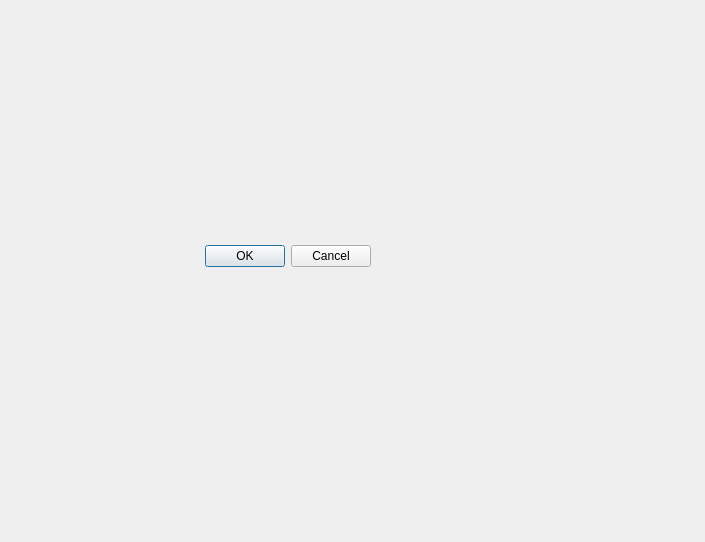
<?xml version="1.0" encoding="UTF-8"?>
<ui version="4.0">
 <class>Dialog</class>
 <widget class="QDialog" name="Dialog">
  <property name="geometry">
   <rect>
    <x>0</x>
    <y>0</y>
    <width>705</width>
    <height>542</height>
   </rect>
  </property>
  <property name="windowTitle">
   <string>Dialog</string>
  </property>
  <widget class="QDialogButtonBox" name="buttonBox">
   <property name="geometry">
    <rect>
     <x>30</x>
     <y>240</y>
     <width>341</width>
     <height>32</height>
    </rect>
   </property>
   <property name="orientation">
    <enum>Qt::Horizontal</enum>
   </property>
   <property name="standardButtons">
    <set>QDialogButtonBox::Cancel|QDialogButtonBox::Ok</set>
   </property>
  </widget>
 </widget>
 <resources/>
 <connections>
  <connection>
   <sender>buttonBox</sender>
   <signal>accepted()</signal>
   <receiver>Dialog</receiver>
   <slot>accept()</slot>
   <hints>
    <hint type="sourcelabel">
     <x>248</x>
     <y>254</y>
    </hint>
    <hint type="destinationlabel">
     <x>157</x>
     <y>274</y>
    </hint>
   </hints>
  </connection>
  <connection>
   <sender>buttonBox</sender>
   <signal>rejected()</signal>
   <receiver>Dialog</receiver>
   <slot>reject()</slot>
   <hints>
    <hint type="sourcelabel">
     <x>316</x>
     <y>260</y>
    </hint>
    <hint type="destinationlabel">
     <x>286</x>
     <y>274</y>
    </hint>
   </hints>
  </connection>
 </connections>
</ui>
